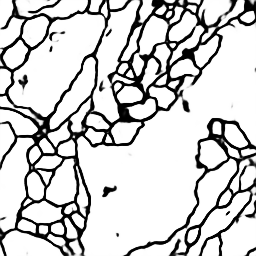
#> input picture data/membrane/test/target256/0.png, 256 x 256 px; its folder holds only this picture in this run
$ python preprocessing.py
#> lines starting #> are read from the running program, lines starting #| are printed output that depends on the picture; after the words box and inside, x2 and y2 are one past the last pixel; in counts of white or black regions, pixels touching at a corner belong together
import os
import numpy as np
from PIL import Image

"""
## Upscale test targets to 512px and remove interpolation

Because *test* targets provided here:
https://github.com/zhixuhao/unet/tree/master/data/membrane/test
...are 256px with interpolation for some reason,
and these render with artifacts via Keras dataloader because .convert('L)
is called somewhere I guess

Note: This is hack because I can't find target image without interpolation.
Removing infomation will be lost, so we should expect test scores to be lower
than competition results
"""


src_pth = ('./data/membrane/test/target256/')
tgt_pth = ('./data/membrane/test/target/')
filenames = os.listdir(src_pth)

for f in filenames:
    img = Image.open(f'{src_pth}{f}')
#> img is the input picture: PIL image 256x256 I;16; min 0, max 65535, mean 53205.6
    # upscale
    img = img.resize((512, 512), resample=Image.BOX)
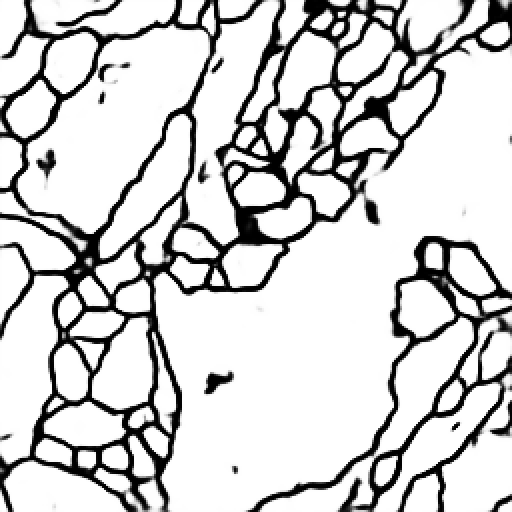
#> img: PIL image 512x512 I;16; min 0, max 65535, mean 53205.6; drawn with min black and max white
    # Remove interpolation, set all pixels to either full black or white
    arr = np.array(img)
    arr[arr < arr.max()/2] = arr.min()
    arr[arr >= arr.max()/2] = arr.max()
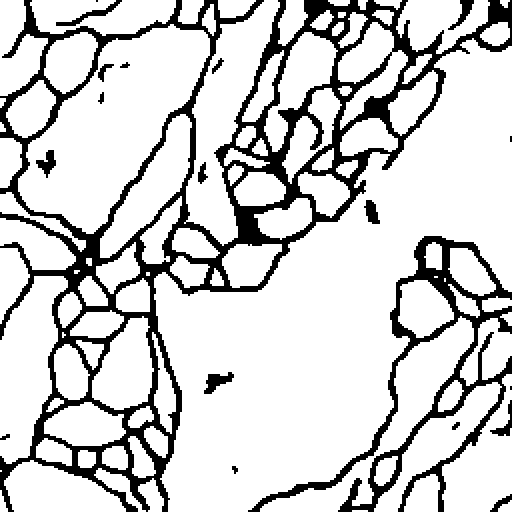
#> arr: shape (512, 512) uint16; values 0 (black) and 65535 (white), 81.1% white; 20 black regions (3 under 20 px), largest, box (x1, y1, x2, y2) and area: (0, 0, 512, 512) 37628, (248, 236, 512, 512) 9544, (56, 0, 122, 26) 344
    img = Image.fromarray(arr)

    img.save(f'{tgt_pth}{f}')

$ run again, on data/membrane/test/target256/12.png
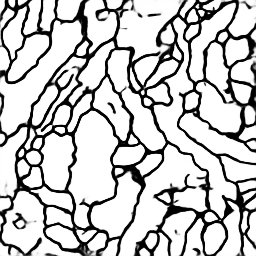
#> input picture data/membrane/test/target256/12.png, 256 x 256 px
#> img is the input picture: PIL image 256x256 I;16; min 0, max 65535, mean 50665
#> `img = img.resize((512, 512), resample=Image.BOX)`:
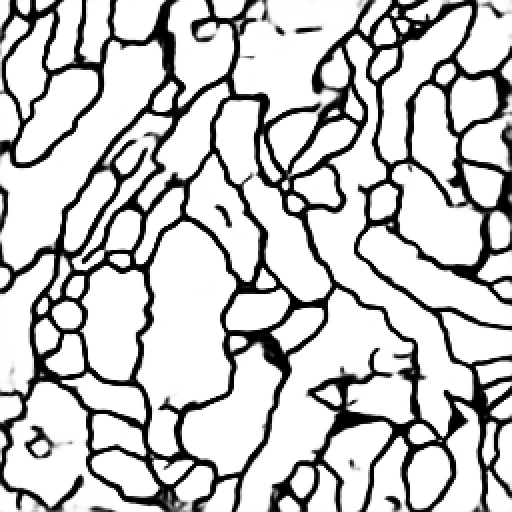
#> img: PIL image 512x512 I;16; min 0, max 65535, mean 50665; drawn with min black and max white
#> `arr[arr >= arr.max()/2] = arr.max()`:
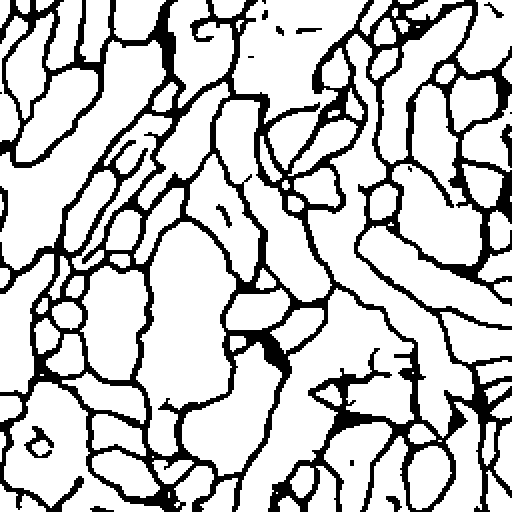
#> arr: shape (512, 512) uint16; values 0 (black) and 65535 (white), 77.3% white; 17 black regions (5 under 20 px), largest, box (x1, y1, x2, y2) and area: (0, 0, 512, 512) 58052, (24, 426, 54, 458) 372, (500, 124, 512, 168) 260

$ run again, on data/membrane/test/target256/13.png
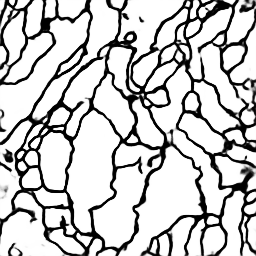
#> input picture data/membrane/test/target256/13.png, 256 x 256 px
#> img is the input picture: PIL image 256x256 I;16; min 0, max 65535, mean 51235.6
#> `img = img.resize((512, 512), resample=Image.BOX)`:
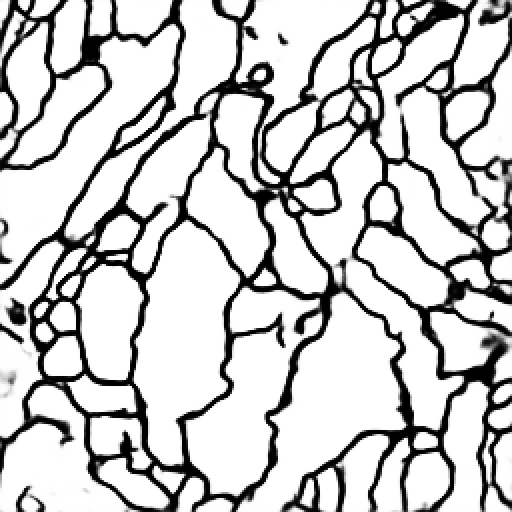
#> img: PIL image 512x512 I;16; min 0, max 65535, mean 51235.6; drawn with min black and max white
#> `arr[arr >= arr.max()/2] = arr.max()`:
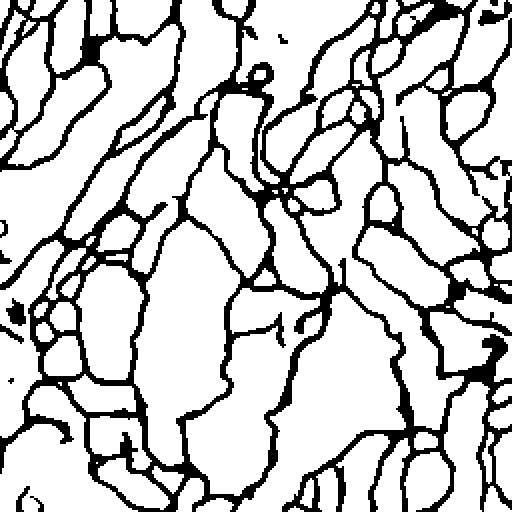
#> arr: shape (512, 512) uint16; values 0 (black) and 65535 (white), 78.1% white; 11 black regions, largest, box (x1, y1, x2, y2) and area: (0, 0, 512, 512) 56084, (478, 0, 512, 26) 380, (6, 298, 26, 326) 340

$ run again, on data/membrane/test/target256/14.png
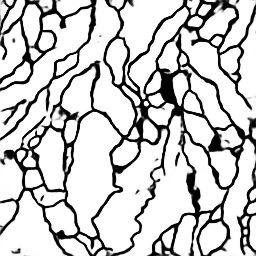
#> input picture data/membrane/test/target256/14.png, 256 x 256 px
#> img is the input picture: PIL image 256x256 I;16; min 0, max 65535, mean 51669.1
#> `img = img.resize((512, 512), resample=Image.BOX)`:
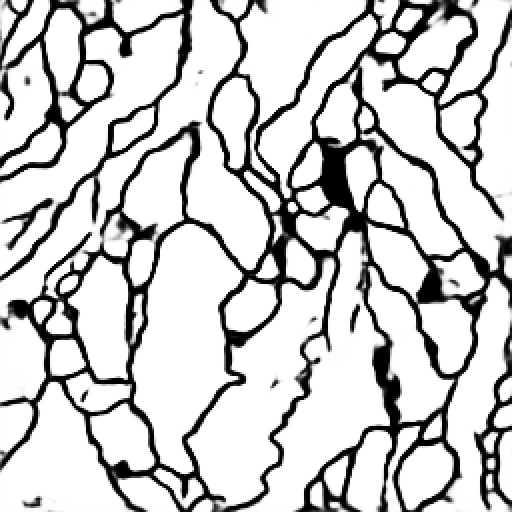
#> img: PIL image 512x512 I;16; min 0, max 65535, mean 51669.1; drawn with min black and max white
#> `arr[arr >= arr.max()/2] = arr.max()`:
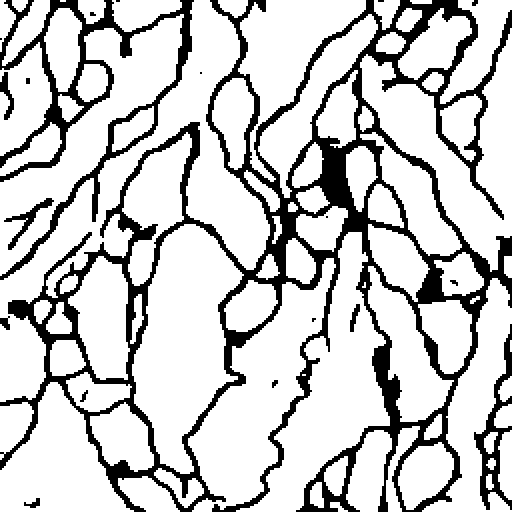
#> arr: shape (512, 512) uint16; values 0 (black) and 65535 (white), 78.8% white; 20 black regions (6 under 20 px), largest, box (x1, y1, x2, y2) and area: (0, 0, 512, 512) 44168, (0, 0, 194, 280) 8092, (474, 324, 512, 510) 1876

$ run again, on data/membrane/test/target256/1.png
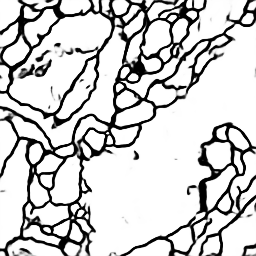
#> input picture data/membrane/test/target256/1.png, 256 x 256 px
#> img is the input picture: PIL image 256x256 I;16; min 0, max 65535, mean 52728.5
#> img: PIL image 512x512 I;16
#> `arr[arr < arr.max()/2] = arr.min()`:
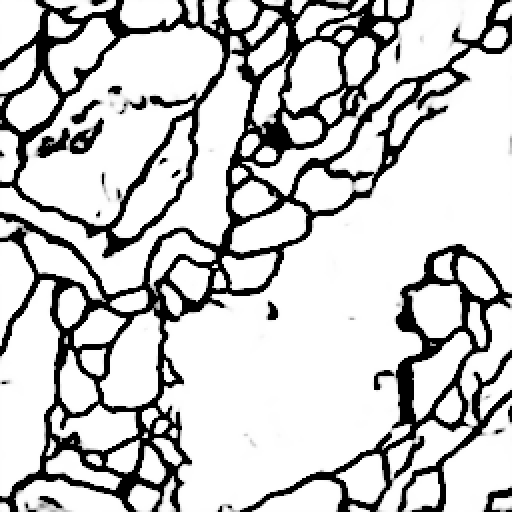
#> arr: shape (512, 512) uint16; min 0, max 65535, mean 51607.6; drawn with min black and max white
#> `arr[arr >= arr.max()/2] = arr.max()`:
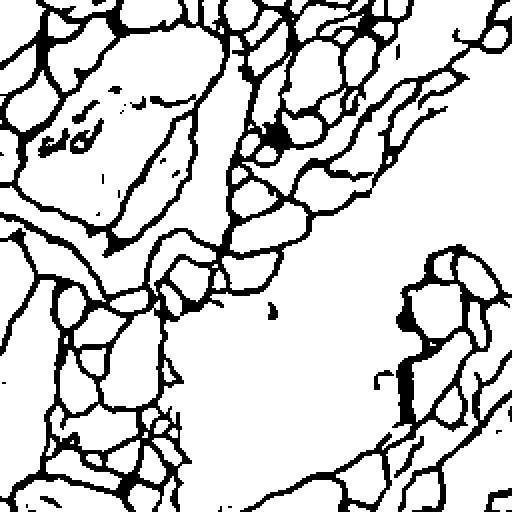
#> arr: shape (512, 512) uint16; values 0 (black) and 65535 (white), 80.4% white; 31 black regions (12 under 20 px), largest, box (x1, y1, x2, y2) and area: (0, 0, 512, 512) 39152, (240, 244, 512, 512) 7604, (398, 350, 512, 512) 1932
